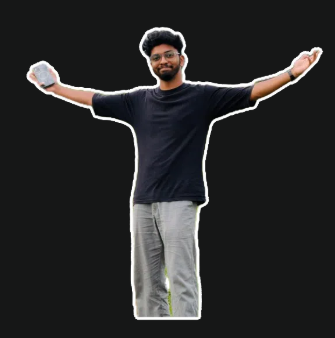
#> input picture runner.png, 335 x 338 px
$ python prepare_assets.py
#> lines starting #> are read from the running program, lines starting #| are printed output that depends on the picture; after the words box and inside, x2 and y2 are one past the last pixel; in counts of white or black regions, pixels touching at a corner belong together
"""Prepare game sprites from the original photos.

- runner.png      -> game/assets/runner.png  (dark background removed)
- catcher 1.png   -> game/assets/ashwin.png  (round face badge)
- catcher 2.png   -> game/assets/pranav.png  (round face badge)
- *.mp3           -> copied to game/assets/

Needs Pillow:  pip install pillow
"""
import shutil
from collections import deque
from pathlib import Path

from PIL import Image, ImageDraw

ROOT = Path(__file__).resolve().parent
OUT = ROOT / "game" / "assets"

# Face crop boxes for the catchers: (centre x, centre y, radius) in the source photo.
FACES = {
    "ashwin.png": ("catcher 1.png", 175, 200, 148),
    "pranav.png": ("catcher 2.png", 105, 140, 100),
}

AUDIO = {
    "start.mp3": "starting audio.mp3",
    "run.mp3": "audio between run.mp3",
    "caught.mp3": "audio when catched.mp3",
}


def cut_runner(src: Path, dst: Path) -> None:
    """Flood-fill the dark sticker background from the edges and make it transparent."""
    im = Image.open(src).convert("RGBA")
#> im is the input picture: PIL image 335x338 RGBA; mean R, G, B, A 41, 41, 41.2, 255
    w, h = im.size
#> w = 335; h = 338
    px = im.load()
    bg = px[0, 0][:3]
#> bg = (22, 23, 23)

    def is_bg(c):
        return c[3] == 0 or sum(abs(c[i] - bg[i]) for i in range(3)) < 45

    seen = [[False] * h for _ in range(w)]
    q = deque()
    for x in range(w):
        q.append((x, 0))
        q.append((x, h - 1))
    for y in range(h):
        q.append((0, y))
        q.append((w - 1, y))
    while q:
        x, y = q.popleft()
        if x < 0 or y < 0 or x >= w or y >= h or seen[x][y]:
            continue
        seen[x][y] = True
        if not is_bg(px[x, y]):
            continue
        px[x, y] = (0, 0, 0, 0)
        q.extend(((x + 1, y), (x - 1, y), (x, y + 1), (x, y - 1)))
#> after the loop, seen = 335 items
    im.crop(im.getbbox()).save(dst)
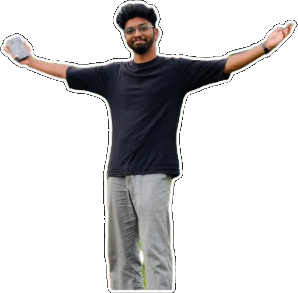
#> saved as runner.png: PIL image 298x293 RGBA; mean R, G, B, A 31, 30, 30.3, 74.2; transparent parts drawn white
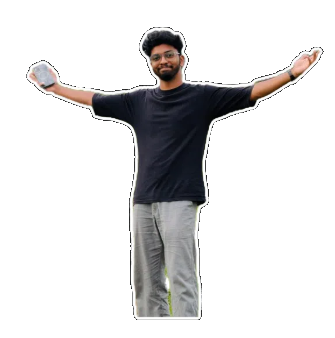
#> im: PIL image 335x338 RGBA; mean R, G, B, A 23.9, 23.1, 23.4, 57.2; transparent parts drawn white


def face_badge(src: Path, dst: Path, cx: int, cy: int, r: int) -> None:
#> called with cx = 175, cy = 200, r = 148
    im = Image.open(src).convert("RGBA")
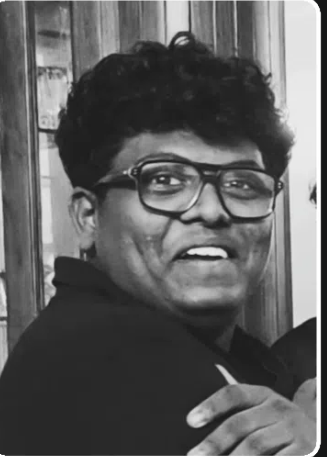
#> input picture catcher 1.png, 327 x 457 px
#> im is the input picture: PIL image 327x457 RGBA; mean R, G, B, A 94.8, 94.8, 94.9, 255
    crop = im.crop((cx - r, cy - r, cx + r, cy + r)).resize((256, 256), Image.LANCZOS)
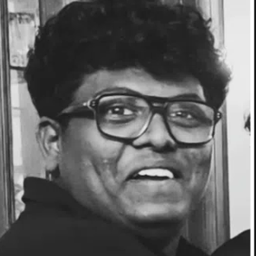
#> crop: PIL image 256x256 RGBA; mean R, G, B, A 100.5, 100.5, 100.5, 255
    mask = Image.new("L", (256, 256), 0)
#> mask: PIL image 256x256 L; every value is 0
    ImageDraw.Draw(mask).ellipse((8, 8, 248, 248), fill=255)
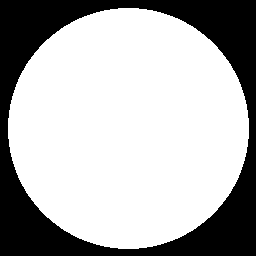
#> mask: PIL image 256x256 L; 69.6% white; 1 black region, box (x1, y1, x2, y2) and area: (0, 0, 256, 256) 19955
    out = Image.new("RGBA", (256, 256), (0, 0, 0, 0))
#> out: PIL image 256x256 RGBA; every value is 0
    ImageDraw.Draw(out).ellipse((0, 0, 255, 255), fill=(255, 255, 255, 255))
    out.paste(crop, (0, 0), mask)
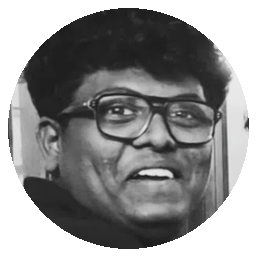
#> out: PIL image 256x256 RGBA; mean R, G, B, A 87.7, 87.7, 87.7, 200.1; transparent parts drawn white
    out.save(dst)


def main() -> None:
    OUT.mkdir(parents=True, exist_ok=True)
    cut_runner(ROOT / "runner.png", OUT / "runner.png")
    for name, (src, cx, cy, r) in FACES.items():
        face_badge(ROOT / src, OUT / name, cx, cy, r)
#> pass 2 of the loop in main, `for name, (src, cx, cy, r) in FACES.items():`:
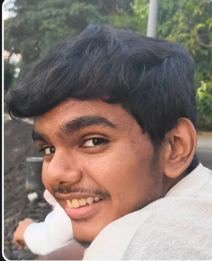
#> input picture catcher 2.png, 212 x 261 px
#> in face_badge, im is the input picture: PIL image 212x261 RGBA; mean R, G, B, A 136.3, 122.3, 114.9, 255
#> in face_badge (call 2), `crop = im.crop((cx - r, cy - r, cx + r, cy + r)).resize((256, 256), Im..`:
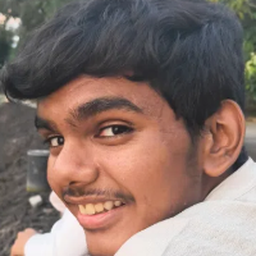
#> crop: PIL image 256x256 RGBA; mean R, G, B, A 134.7, 113.9, 107, 255
#> in face_badge (call 2), `out.paste(crop, (0, 0), mask)`:
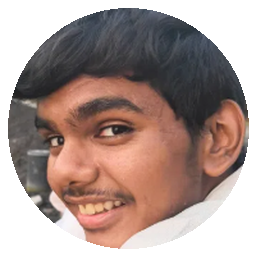
#> out: PIL image 256x256 RGBA; mean R, G, B, A 115.3, 94.9, 88.8, 200.1; transparent parts drawn white
    for name, src in AUDIO.items():
        shutil.copyfile(ROOT / src, OUT / name)
    print("Assets written to", OUT)


if __name__ == "__main__":
    main()
